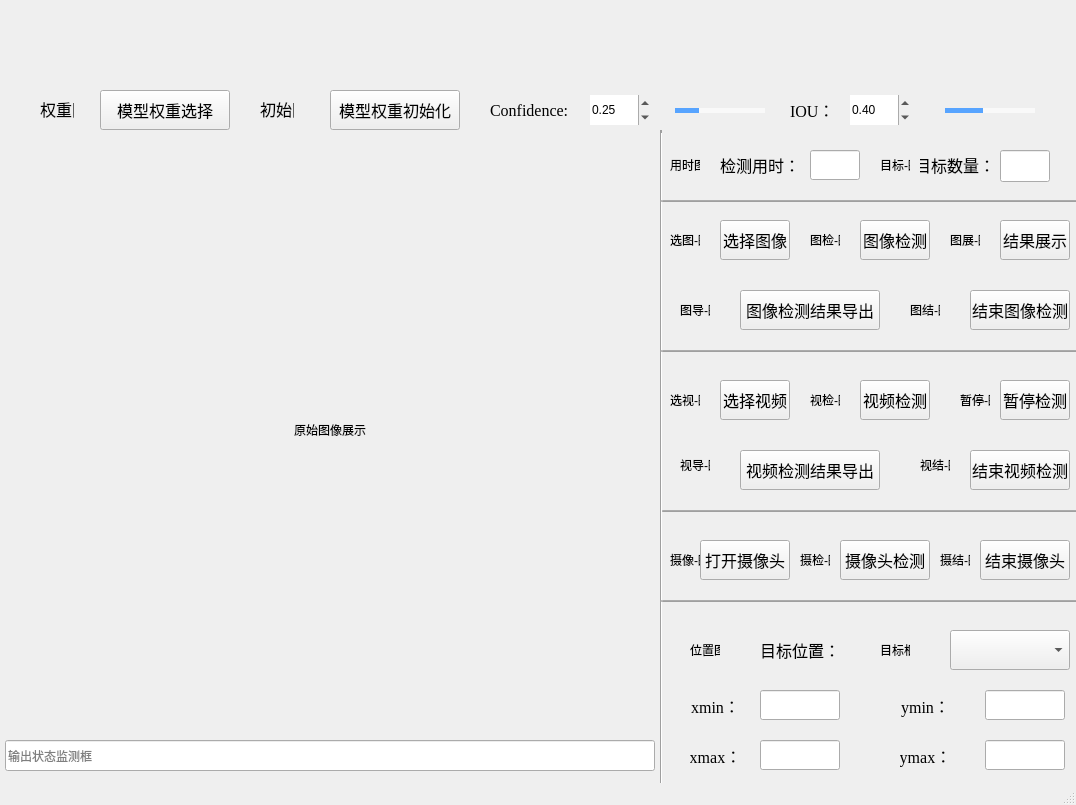
<?xml version="1.0" encoding="UTF-8"?>
<ui version="4.0">
 <class>MainWindow</class>
 <widget class="QMainWindow" name="MainWindow">
  <property name="geometry">
   <rect>
    <x>0</x>
    <y>0</y>
    <width>1076</width>
    <height>805</height>
   </rect>
  </property>
  <property name="windowTitle">
   <string>MainWindow</string>
  </property>
  <widget class="QWidget" name="centralwidget">
   <widget class="QLabel" name="input">
    <property name="geometry">
     <rect>
      <x>10</x>
      <y>190</y>
      <width>640</width>
      <height>480</height>
     </rect>
    </property>
    <property name="text">
     <string>原始图像展示</string>
    </property>
    <property name="scaledContents">
     <bool>true</bool>
    </property>
    <property name="alignment">
     <set>Qt::AlignmentFlag::AlignCenter</set>
    </property>
   </widget>
   <widget class="QPushButton" name="buttton_image_select">
    <property name="geometry">
     <rect>
      <x>720</x>
      <y>220</y>
      <width>70</width>
      <height>40</height>
     </rect>
    </property>
    <property name="font">
     <font>
      <family>楷体</family>
      <pointsize>12</pointsize>
     </font>
    </property>
    <property name="text">
     <string>选择图像</string>
    </property>
   </widget>
   <widget class="QPushButton" name="buttton_video_select">
    <property name="geometry">
     <rect>
      <x>720</x>
      <y>380</y>
      <width>70</width>
      <height>40</height>
     </rect>
    </property>
    <property name="font">
     <font>
      <family>楷体</family>
      <pointsize>12</pointsize>
     </font>
    </property>
    <property name="text">
     <string>选择视频</string>
    </property>
   </widget>
   <widget class="QPushButton" name="button_weight_select">
    <property name="geometry">
     <rect>
      <x>100</x>
      <y>90</y>
      <width>130</width>
      <height>40</height>
     </rect>
    </property>
    <property name="font">
     <font>
      <family>楷体</family>
      <pointsize>12</pointsize>
     </font>
    </property>
    <property name="styleSheet">
     <string notr="true"># rgb(0, 170, 255)</string>
    </property>
    <property name="text">
     <string>模型权重选择</string>
    </property>
   </widget>
   <widget class="QPushButton" name="button_weight_init">
    <property name="geometry">
     <rect>
      <x>330</x>
      <y>90</y>
      <width>130</width>
      <height>40</height>
     </rect>
    </property>
    <property name="font">
     <font>
      <family>楷体</family>
      <pointsize>12</pointsize>
     </font>
    </property>
    <property name="text">
     <string>模型权重初始化</string>
    </property>
   </widget>
   <widget class="QPushButton" name="button_image_detect">
    <property name="geometry">
     <rect>
      <x>860</x>
      <y>220</y>
      <width>70</width>
      <height>40</height>
     </rect>
    </property>
    <property name="font">
     <font>
      <family>楷体</family>
      <pointsize>12</pointsize>
     </font>
    </property>
    <property name="text">
     <string>图像检测</string>
    </property>
   </widget>
   <widget class="QPushButton" name="button_image_show">
    <property name="geometry">
     <rect>
      <x>1000</x>
      <y>220</y>
      <width>70</width>
      <height>40</height>
     </rect>
    </property>
    <property name="font">
     <font>
      <family>楷体</family>
      <pointsize>12</pointsize>
     </font>
    </property>
    <property name="text">
     <string>结果展示</string>
    </property>
   </widget>
   <widget class="QPushButton" name="button_video_detect">
    <property name="geometry">
     <rect>
      <x>860</x>
      <y>380</y>
      <width>70</width>
      <height>40</height>
     </rect>
    </property>
    <property name="font">
     <font>
      <family>楷体</family>
      <pointsize>12</pointsize>
     </font>
    </property>
    <property name="text">
     <string>视频检测</string>
    </property>
   </widget>
   <widget class="QPushButton" name="button_video_suspend">
    <property name="geometry">
     <rect>
      <x>1000</x>
      <y>380</y>
      <width>70</width>
      <height>40</height>
     </rect>
    </property>
    <property name="font">
     <font>
      <family>楷体</family>
      <pointsize>12</pointsize>
     </font>
    </property>
    <property name="text">
     <string>暂停检测</string>
    </property>
   </widget>
   <widget class="QPushButton" name="button_video_stop">
    <property name="geometry">
     <rect>
      <x>970</x>
      <y>450</y>
      <width>100</width>
      <height>40</height>
     </rect>
    </property>
    <property name="font">
     <font>
      <family>楷体</family>
      <pointsize>12</pointsize>
     </font>
    </property>
    <property name="text">
     <string>结束视频检测</string>
    </property>
   </widget>
   <widget class="QPushButton" name="button_image_stop">
    <property name="geometry">
     <rect>
      <x>970</x>
      <y>290</y>
      <width>100</width>
      <height>40</height>
     </rect>
    </property>
    <property name="font">
     <font>
      <family>楷体</family>
      <pointsize>12</pointsize>
     </font>
    </property>
    <property name="text">
     <string>结束图像检测</string>
    </property>
   </widget>
   <widget class="QPushButton" name="button_image_export">
    <property name="geometry">
     <rect>
      <x>740</x>
      <y>290</y>
      <width>140</width>
      <height>40</height>
     </rect>
    </property>
    <property name="font">
     <font>
      <family>楷体</family>
      <pointsize>12</pointsize>
     </font>
    </property>
    <property name="text">
     <string>图像检测结果导出</string>
    </property>
   </widget>
   <widget class="QPushButton" name="button_video_export">
    <property name="geometry">
     <rect>
      <x>740</x>
      <y>450</y>
      <width>140</width>
      <height>40</height>
     </rect>
    </property>
    <property name="font">
     <font>
      <family>楷体</family>
      <pointsize>12</pointsize>
     </font>
    </property>
    <property name="text">
     <string>视频检测结果导出</string>
    </property>
   </widget>
   <widget class="QLabel" name="label_weight_select">
    <property name="geometry">
     <rect>
      <x>40</x>
      <y>92</y>
      <width>34</width>
      <height>34</height>
     </rect>
    </property>
    <property name="font">
     <font>
      <family>楷体</family>
      <pointsize>12</pointsize>
     </font>
    </property>
    <property name="text">
     <string>权重图</string>
    </property>
   </widget>
   <widget class="QLabel" name="label_weight_init">
    <property name="geometry">
     <rect>
      <x>260</x>
      <y>92</y>
      <width>34</width>
      <height>34</height>
     </rect>
    </property>
    <property name="font">
     <font>
      <family>楷体</family>
      <pointsize>12</pointsize>
     </font>
    </property>
    <property name="text">
     <string>初始图</string>
    </property>
   </widget>
   <widget class="QLabel" name="label_image_select">
    <property name="geometry">
     <rect>
      <x>670</x>
      <y>225</y>
      <width>30</width>
      <height>30</height>
     </rect>
    </property>
    <property name="text">
     <string>选图-图</string>
    </property>
   </widget>
   <widget class="QLabel" name="label_video_select">
    <property name="geometry">
     <rect>
      <x>670</x>
      <y>385</y>
      <width>30</width>
      <height>30</height>
     </rect>
    </property>
    <property name="text">
     <string>选视-图</string>
    </property>
   </widget>
   <widget class="QLabel" name="label_image_detect">
    <property name="geometry">
     <rect>
      <x>810</x>
      <y>225</y>
      <width>30</width>
      <height>30</height>
     </rect>
    </property>
    <property name="text">
     <string>图检-图</string>
    </property>
   </widget>
   <widget class="QLabel" name="label_video_detect">
    <property name="geometry">
     <rect>
      <x>810</x>
      <y>385</y>
      <width>30</width>
      <height>30</height>
     </rect>
    </property>
    <property name="text">
     <string>视检-图</string>
    </property>
   </widget>
   <widget class="QLabel" name="label_image_show">
    <property name="geometry">
     <rect>
      <x>950</x>
      <y>225</y>
      <width>30</width>
      <height>30</height>
     </rect>
    </property>
    <property name="text">
     <string>图展-图</string>
    </property>
   </widget>
   <widget class="QLabel" name="label_image_stop">
    <property name="geometry">
     <rect>
      <x>910</x>
      <y>295</y>
      <width>30</width>
      <height>30</height>
     </rect>
    </property>
    <property name="text">
     <string>图结-图</string>
    </property>
   </widget>
   <widget class="QLabel" name="label_image_export">
    <property name="geometry">
     <rect>
      <x>680</x>
      <y>295</y>
      <width>30</width>
      <height>30</height>
     </rect>
    </property>
    <property name="text">
     <string>图导-图</string>
    </property>
   </widget>
   <widget class="QLabel" name="label_video_suspend">
    <property name="geometry">
     <rect>
      <x>960</x>
      <y>385</y>
      <width>30</width>
      <height>30</height>
     </rect>
    </property>
    <property name="text">
     <string>暂停-图</string>
    </property>
   </widget>
   <widget class="QLabel" name="label_video_stop">
    <property name="geometry">
     <rect>
      <x>920</x>
      <y>450</y>
      <width>30</width>
      <height>30</height>
     </rect>
    </property>
    <property name="text">
     <string>视结-图</string>
    </property>
   </widget>
   <widget class="QLabel" name="label_video_export">
    <property name="geometry">
     <rect>
      <x>680</x>
      <y>450</y>
      <width>30</width>
      <height>30</height>
     </rect>
    </property>
    <property name="text">
     <string>视导-图</string>
    </property>
   </widget>
   <widget class="QLabel" name="confidence">
    <property name="geometry">
     <rect>
      <x>490</x>
      <y>95</y>
      <width>80</width>
      <height>30</height>
     </rect>
    </property>
    <property name="font">
     <font>
      <family>Times New Roman</family>
      <pointsize>12</pointsize>
     </font>
    </property>
    <property name="styleSheet">
     <string notr="true">QLabel#confidence{
	font-size:12pt;
}</string>
    </property>
    <property name="text">
     <string>Confidence:</string>
    </property>
   </widget>
   <widget class="QSlider" name="con_slider">
    <property name="geometry">
     <rect>
      <x>670</x>
      <y>95</y>
      <width>100</width>
      <height>30</height>
     </rect>
    </property>
    <property name="styleSheet">
     <string notr="true">QSlider{
	border-color: #bcbcbc;
	color:#57a4ff;
}
QSlider::groove:horizontal {
     border: 1px solid #999999;
     height: 3px;
  	 margin: 0px 0;
     left: 5px;
	right: 5px;
 }
QSlider::handle:horizontal {
     border: 0px ;
     border-image: url(:/img/img/icons/full-moon.png);
	 width:17px;
     margin: -7px -7px -7px -7px;
}
QSlider::add-page:horizontal{
background: qlineargradient(spread:pad, x1:0, y1:1, x2:0, y2:0, stop:0 #f9f9f9, stop:0.25 #f9f9f9, stop:0.5 #f9f9f9, stop:1 #f9f9f9);

}
QSlider::sub-page:horizontal{
 background: qlineargradient(spread:pad, x1:0, y1:1, x2:0, y2:0, stop:0 #57a4ff, stop:0.25 #57a4ff, stop:0.5 #57a4ff, stop:1 #57a4ff);
}</string>
    </property>
    <property name="maximum">
     <number>100</number>
    </property>
    <property name="value">
     <number>25</number>
    </property>
    <property name="orientation">
     <enum>Qt::Orientation::Horizontal</enum>
    </property>
   </widget>
   <widget class="QDoubleSpinBox" name="con_number">
    <property name="geometry">
     <rect>
      <x>590</x>
      <y>95</y>
      <width>60</width>
      <height>30</height>
     </rect>
    </property>
    <property name="frame">
     <bool>false</bool>
    </property>
    <property name="keyboardTracking">
     <bool>false</bool>
    </property>
    <property name="maximum">
     <double>1.000000000000000</double>
    </property>
    <property name="singleStep">
     <double>0.010000000000000</double>
    </property>
    <property name="stepType">
     <enum>QAbstractSpinBox::StepType::DefaultStepType</enum>
    </property>
    <property name="value">
     <double>0.250000000000000</double>
    </property>
   </widget>
   <widget class="QLabel" name="confidence_2">
    <property name="geometry">
     <rect>
      <x>790</x>
      <y>95</y>
      <width>60</width>
      <height>30</height>
     </rect>
    </property>
    <property name="font">
     <font>
      <family>Times New Roman</family>
      <pointsize>12</pointsize>
     </font>
    </property>
    <property name="styleSheet">
     <string notr="true">QLabel#confidence{
	font-size:12pt;
}</string>
    </property>
    <property name="text">
     <string>IOU：</string>
    </property>
   </widget>
   <widget class="QDoubleSpinBox" name="iou_number">
    <property name="geometry">
     <rect>
      <x>850</x>
      <y>95</y>
      <width>60</width>
      <height>30</height>
     </rect>
    </property>
    <property name="frame">
     <bool>false</bool>
    </property>
    <property name="maximum">
     <double>1.000000000000000</double>
    </property>
    <property name="singleStep">
     <double>0.010000000000000</double>
    </property>
    <property name="stepType">
     <enum>QAbstractSpinBox::StepType::DefaultStepType</enum>
    </property>
    <property name="value">
     <double>0.400000000000000</double>
    </property>
   </widget>
   <widget class="QSlider" name="iou_slider">
    <property name="geometry">
     <rect>
      <x>940</x>
      <y>95</y>
      <width>100</width>
      <height>30</height>
     </rect>
    </property>
    <property name="styleSheet">
     <string notr="true">QSlider{
	border-color: #bcbcbc;
	color:#57a4ff;
}
QSlider::groove:horizontal {
     border: 1px solid #999999;
     height: 3px;
  	 margin: 0px 0;
     left: 5px;
	right: 5px;
 }
QSlider::handle:horizontal {
     border: 0px ;
     border-image: url(:/img/img/icons/full-moon.png);
	 width:17px;
     margin: -7px -7px -7px -7px;
}
QSlider::add-page:horizontal{
background: qlineargradient(spread:pad, x1:0, y1:1, x2:0, y2:0, stop:0 #f9f9f9, stop:0.25 #f9f9f9, stop:0.5 #f9f9f9, stop:1 #f9f9f9);

}
QSlider::sub-page:horizontal{
 background: qlineargradient(spread:pad, x1:0, y1:1, x2:0, y2:0, stop:0 #57a4ff, stop:0.25 #57a4ff, stop:0.5 #57a4ff, stop:1 #57a4ff);
}</string>
    </property>
    <property name="maximum">
     <number>100</number>
    </property>
    <property name="value">
     <number>40</number>
    </property>
    <property name="orientation">
     <enum>Qt::Orientation::Horizontal</enum>
    </property>
   </widget>
   <widget class="QLabel" name="label_detect_time">
    <property name="geometry">
     <rect>
      <x>670</x>
      <y>150</y>
      <width>30</width>
      <height>30</height>
     </rect>
    </property>
    <property name="text">
     <string>用时图</string>
    </property>
   </widget>
   <widget class="QLineEdit" name="lineEdit_detect_time">
    <property name="geometry">
     <rect>
      <x>810</x>
      <y>150</y>
      <width>50</width>
      <height>30</height>
     </rect>
    </property>
    <property name="text">
     <string/>
    </property>
    <property name="readOnly">
     <bool>true</bool>
    </property>
    <property name="placeholderText">
     <string/>
    </property>
   </widget>
   <widget class="QLabel" name="label_detect_object_nums">
    <property name="geometry">
     <rect>
      <x>880</x>
      <y>150</y>
      <width>30</width>
      <height>30</height>
     </rect>
    </property>
    <property name="text">
     <string>目标-图</string>
    </property>
   </widget>
   <widget class="QLineEdit" name="lineEdit_detect_object_nums">
    <property name="geometry">
     <rect>
      <x>1000</x>
      <y>150</y>
      <width>50</width>
      <height>32</height>
     </rect>
    </property>
    <property name="text">
     <string/>
    </property>
    <property name="readOnly">
     <bool>true</bool>
    </property>
    <property name="placeholderText">
     <string/>
    </property>
   </widget>
   <widget class="QLabel" name="label_2">
    <property name="geometry">
     <rect>
      <x>720</x>
      <y>145</y>
      <width>80</width>
      <height>40</height>
     </rect>
    </property>
    <property name="font">
     <font>
      <family>楷体</family>
      <pointsize>12</pointsize>
     </font>
    </property>
    <property name="text">
     <string>检测用时：</string>
    </property>
    <property name="alignment">
     <set>Qt::AlignmentFlag::AlignCenter</set>
    </property>
   </widget>
   <widget class="QLabel" name="label_3">
    <property name="geometry">
     <rect>
      <x>920</x>
      <y>145</y>
      <width>70</width>
      <height>40</height>
     </rect>
    </property>
    <property name="font">
     <font>
      <family>楷体</family>
      <pointsize>12</pointsize>
     </font>
    </property>
    <property name="text">
     <string>目标数量：</string>
    </property>
    <property name="alignment">
     <set>Qt::AlignmentFlag::AlignCenter</set>
    </property>
   </widget>
   <widget class="QLabel" name="label_detect_object_pos">
    <property name="geometry">
     <rect>
      <x>690</x>
      <y>635</y>
      <width>30</width>
      <height>30</height>
     </rect>
    </property>
    <property name="text">
     <string>位置图</string>
    </property>
   </widget>
   <widget class="QLabel" name="label_4">
    <property name="geometry">
     <rect>
      <x>760</x>
      <y>630</y>
      <width>80</width>
      <height>40</height>
     </rect>
    </property>
    <property name="font">
     <font>
      <family>楷体</family>
      <pointsize>12</pointsize>
     </font>
    </property>
    <property name="text">
     <string>目标位置：</string>
    </property>
    <property name="alignment">
     <set>Qt::AlignmentFlag::AlignCenter</set>
    </property>
   </widget>
   <widget class="QLabel" name="label_detect_object_all">
    <property name="geometry">
     <rect>
      <x>880</x>
      <y>635</y>
      <width>30</width>
      <height>30</height>
     </rect>
    </property>
    <property name="text">
     <string>目标框</string>
    </property>
   </widget>
   <widget class="QComboBox" name="comboBox">
    <property name="geometry">
     <rect>
      <x>950</x>
      <y>630</y>
      <width>120</width>
      <height>40</height>
     </rect>
    </property>
    <property name="placeholderText">
     <string/>
    </property>
   </widget>
   <widget class="QLabel" name="label_5">
    <property name="geometry">
     <rect>
      <x>690</x>
      <y>690</y>
      <width>51</width>
      <height>31</height>
     </rect>
    </property>
    <property name="font">
     <font>
      <family>Times New Roman</family>
      <pointsize>12</pointsize>
     </font>
    </property>
    <property name="text">
     <string>xmin：</string>
    </property>
    <property name="alignment">
     <set>Qt::AlignmentFlag::AlignCenter</set>
    </property>
   </widget>
   <widget class="QLabel" name="label_6">
    <property name="geometry">
     <rect>
      <x>690</x>
      <y>740</y>
      <width>51</width>
      <height>31</height>
     </rect>
    </property>
    <property name="font">
     <font>
      <family>Times New Roman</family>
      <pointsize>12</pointsize>
     </font>
    </property>
    <property name="text">
     <string>xmax：</string>
    </property>
    <property name="alignment">
     <set>Qt::AlignmentFlag::AlignCenter</set>
    </property>
   </widget>
   <widget class="QLineEdit" name="lineEdit_xmin">
    <property name="geometry">
     <rect>
      <x>760</x>
      <y>690</y>
      <width>80</width>
      <height>30</height>
     </rect>
    </property>
    <property name="text">
     <string/>
    </property>
    <property name="readOnly">
     <bool>true</bool>
    </property>
    <property name="placeholderText">
     <string/>
    </property>
   </widget>
   <widget class="QLineEdit" name="lineEdit_xmax">
    <property name="geometry">
     <rect>
      <x>760</x>
      <y>740</y>
      <width>80</width>
      <height>30</height>
     </rect>
    </property>
    <property name="text">
     <string/>
    </property>
    <property name="readOnly">
     <bool>true</bool>
    </property>
    <property name="placeholderText">
     <string/>
    </property>
   </widget>
   <widget class="QLineEdit" name="lineEdit_ymax">
    <property name="geometry">
     <rect>
      <x>985</x>
      <y>740</y>
      <width>80</width>
      <height>30</height>
     </rect>
    </property>
    <property name="text">
     <string/>
    </property>
    <property name="readOnly">
     <bool>true</bool>
    </property>
    <property name="placeholderText">
     <string/>
    </property>
   </widget>
   <widget class="QLabel" name="label_7">
    <property name="geometry">
     <rect>
      <x>900</x>
      <y>740</y>
      <width>51</width>
      <height>31</height>
     </rect>
    </property>
    <property name="font">
     <font>
      <family>Times New Roman</family>
      <pointsize>12</pointsize>
     </font>
    </property>
    <property name="text">
     <string>ymax：</string>
    </property>
    <property name="alignment">
     <set>Qt::AlignmentFlag::AlignCenter</set>
    </property>
   </widget>
   <widget class="QLineEdit" name="lineEdit_ymin">
    <property name="geometry">
     <rect>
      <x>985</x>
      <y>690</y>
      <width>80</width>
      <height>30</height>
     </rect>
    </property>
    <property name="text">
     <string/>
    </property>
    <property name="readOnly">
     <bool>true</bool>
    </property>
    <property name="placeholderText">
     <string/>
    </property>
   </widget>
   <widget class="QLabel" name="label_8">
    <property name="geometry">
     <rect>
      <x>900</x>
      <y>690</y>
      <width>51</width>
      <height>31</height>
     </rect>
    </property>
    <property name="font">
     <font>
      <family>Times New Roman</family>
      <pointsize>12</pointsize>
     </font>
    </property>
    <property name="text">
     <string>ymin：</string>
    </property>
    <property name="alignment">
     <set>Qt::AlignmentFlag::AlignCenter</set>
    </property>
   </widget>
   <widget class="QLabel" name="label_camera_select">
    <property name="geometry">
     <rect>
      <x>670</x>
      <y>545</y>
      <width>30</width>
      <height>30</height>
     </rect>
    </property>
    <property name="text">
     <string>摄像-图</string>
    </property>
   </widget>
   <widget class="QLabel" name="label_camera_detect">
    <property name="geometry">
     <rect>
      <x>800</x>
      <y>545</y>
      <width>30</width>
      <height>30</height>
     </rect>
    </property>
    <property name="text">
     <string>摄检-图</string>
    </property>
   </widget>
   <widget class="QPushButton" name="button_camera_start">
    <property name="geometry">
     <rect>
      <x>700</x>
      <y>540</y>
      <width>90</width>
      <height>40</height>
     </rect>
    </property>
    <property name="font">
     <font>
      <family>楷体</family>
      <pointsize>12</pointsize>
     </font>
    </property>
    <property name="text">
     <string>打开摄像头</string>
    </property>
   </widget>
   <widget class="QPushButton" name="button_camera_detect">
    <property name="geometry">
     <rect>
      <x>840</x>
      <y>540</y>
      <width>90</width>
      <height>40</height>
     </rect>
    </property>
    <property name="font">
     <font>
      <family>楷体</family>
      <pointsize>12</pointsize>
     </font>
    </property>
    <property name="text">
     <string>摄像头检测</string>
    </property>
   </widget>
   <widget class="QLabel" name="label_camera_stop">
    <property name="geometry">
     <rect>
      <x>940</x>
      <y>545</y>
      <width>30</width>
      <height>30</height>
     </rect>
    </property>
    <property name="text">
     <string>摄结-图</string>
    </property>
   </widget>
   <widget class="QPushButton" name="button_camera_stop">
    <property name="geometry">
     <rect>
      <x>980</x>
      <y>540</y>
      <width>90</width>
      <height>40</height>
     </rect>
    </property>
    <property name="font">
     <font>
      <family>楷体</family>
      <pointsize>12</pointsize>
     </font>
    </property>
    <property name="text">
     <string>结束摄像头</string>
    </property>
   </widget>
   <widget class="QLabel" name="label_main">
    <property name="geometry">
     <rect>
      <x>0</x>
      <y>0</y>
      <width>1071</width>
      <height>821</height>
     </rect>
    </property>
    <property name="text">
     <string/>
    </property>
   </widget>
   <widget class="QLineEdit" name="lineEdit_4">
    <property name="geometry">
     <rect>
      <x>660</x>
      <y>510</y>
      <width>420</width>
      <height>2</height>
     </rect>
    </property>
    <property name="cursor">
     <cursorShape>IBeamCursor</cursorShape>
    </property>
    <property name="alignment">
     <set>Qt::AlignmentFlag::AlignLeading|Qt::AlignmentFlag::AlignLeft|Qt::AlignmentFlag::AlignVCenter</set>
    </property>
   </widget>
   <widget class="Line" name="line">
    <property name="geometry">
     <rect>
      <x>660</x>
      <y>130</y>
      <width>2</width>
      <height>660</height>
     </rect>
    </property>
    <property name="font">
     <font>
      <pointsize>9</pointsize>
     </font>
    </property>
    <property name="cursor">
     <cursorShape>UpArrowCursor</cursorShape>
    </property>
    <property name="lineWidth">
     <number>3</number>
    </property>
    <property name="orientation">
     <enum>Qt::Orientation::Vertical</enum>
    </property>
   </widget>
   <widget class="QLineEdit" name="lineEdit_5">
    <property name="geometry">
     <rect>
      <x>660</x>
      <y>200</y>
      <width>420</width>
      <height>2</height>
     </rect>
    </property>
    <property name="cursor">
     <cursorShape>IBeamCursor</cursorShape>
    </property>
    <property name="alignment">
     <set>Qt::AlignmentFlag::AlignLeading|Qt::AlignmentFlag::AlignLeft|Qt::AlignmentFlag::AlignVCenter</set>
    </property>
   </widget>
   <widget class="QLineEdit" name="lineEdit_6">
    <property name="geometry">
     <rect>
      <x>660</x>
      <y>350</y>
      <width>420</width>
      <height>2</height>
     </rect>
    </property>
    <property name="cursor">
     <cursorShape>IBeamCursor</cursorShape>
    </property>
    <property name="alignment">
     <set>Qt::AlignmentFlag::AlignLeading|Qt::AlignmentFlag::AlignLeft|Qt::AlignmentFlag::AlignVCenter</set>
    </property>
   </widget>
   <widget class="QLineEdit" name="lineEdit_7">
    <property name="geometry">
     <rect>
      <x>660</x>
      <y>600</y>
      <width>420</width>
      <height>2</height>
     </rect>
    </property>
    <property name="cursor">
     <cursorShape>IBeamCursor</cursorShape>
    </property>
    <property name="alignment">
     <set>Qt::AlignmentFlag::AlignLeading|Qt::AlignmentFlag::AlignLeft|Qt::AlignmentFlag::AlignVCenter</set>
    </property>
   </widget>
   <widget class="QLineEdit" name="lineEdit">
    <property name="geometry">
     <rect>
      <x>5</x>
      <y>740</y>
      <width>650</width>
      <height>31</height>
     </rect>
    </property>
    <property name="text">
     <string/>
    </property>
    <property name="readOnly">
     <bool>true</bool>
    </property>
    <property name="placeholderText">
     <string>输出状态监测框</string>
    </property>
   </widget>
   <zorder>label_main</zorder>
   <zorder>input</zorder>
   <zorder>buttton_image_select</zorder>
   <zorder>buttton_video_select</zorder>
   <zorder>button_weight_select</zorder>
   <zorder>button_weight_init</zorder>
   <zorder>button_image_detect</zorder>
   <zorder>button_image_show</zorder>
   <zorder>button_video_detect</zorder>
   <zorder>button_video_suspend</zorder>
   <zorder>button_video_stop</zorder>
   <zorder>button_image_stop</zorder>
   <zorder>button_image_export</zorder>
   <zorder>button_video_export</zorder>
   <zorder>label_weight_select</zorder>
   <zorder>label_weight_init</zorder>
   <zorder>label_image_select</zorder>
   <zorder>label_video_select</zorder>
   <zorder>label_image_detect</zorder>
   <zorder>label_video_detect</zorder>
   <zorder>label_image_show</zorder>
   <zorder>label_image_stop</zorder>
   <zorder>label_image_export</zorder>
   <zorder>label_video_suspend</zorder>
   <zorder>label_video_stop</zorder>
   <zorder>label_video_export</zorder>
   <zorder>confidence</zorder>
   <zorder>con_slider</zorder>
   <zorder>con_number</zorder>
   <zorder>confidence_2</zorder>
   <zorder>iou_number</zorder>
   <zorder>iou_slider</zorder>
   <zorder>label_detect_time</zorder>
   <zorder>lineEdit_detect_time</zorder>
   <zorder>label_detect_object_nums</zorder>
   <zorder>lineEdit_detect_object_nums</zorder>
   <zorder>label_2</zorder>
   <zorder>label_3</zorder>
   <zorder>label_detect_object_pos</zorder>
   <zorder>label_4</zorder>
   <zorder>label_detect_object_all</zorder>
   <zorder>comboBox</zorder>
   <zorder>label_5</zorder>
   <zorder>label_6</zorder>
   <zorder>lineEdit_xmin</zorder>
   <zorder>lineEdit_xmax</zorder>
   <zorder>lineEdit_ymax</zorder>
   <zorder>label_7</zorder>
   <zorder>lineEdit_ymin</zorder>
   <zorder>label_8</zorder>
   <zorder>label_camera_select</zorder>
   <zorder>label_camera_detect</zorder>
   <zorder>button_camera_start</zorder>
   <zorder>button_camera_detect</zorder>
   <zorder>label_camera_stop</zorder>
   <zorder>button_camera_stop</zorder>
   <zorder>lineEdit_4</zorder>
   <zorder>line</zorder>
   <zorder>lineEdit_5</zorder>
   <zorder>lineEdit_6</zorder>
   <zorder>lineEdit_7</zorder>
   <zorder>lineEdit</zorder>
  </widget>
  <widget class="QStatusBar" name="statusbar"/>
 </widget>
 <resources>
  <include location="camera.qrc"/>
 </resources>
 <connections/>
</ui>
